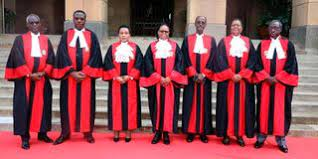
#> input picture download.jpg, 318 x 159 px, found by its file name
$ jupyter execute --allow-errors Untitled16.ipynb
#> lines starting #> are read from the running program, lines starting #| are printed output that depends on the picture
[cell 1]
# importing necessary libraries
import img2pdf
from PIL import Image
import os
import cv2

#CONVERT IMAGES FROM COLORED TO GRAYSCALE
#grayscale simplifies the algorithm and reduces computational requirements
image_cv2 = cv2.imread('C:/Users/ENGINEER/Desktop/supreme/download.jpg')
#> image_cv2 is the input picture: shape (159, 318, 3); mean B, G, R 81.9, 74, 140.7
gray_cv2 = cv2.cvtColor(image_cv2, cv2.COLOR_BGR2GRAY)
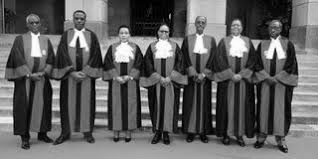
#> gray_cv2: shape (159, 318); min 0, max 255, mean 94.8

cv2.imwrite('C:/Users/ENGINEER/Desktop/supreme/grayscale.jpg', gray_cv2)

cv2.imshow('Original image',image_cv2)
cv2.imshow('Gray image', gray_cv2)

# storing image path
img_path = "C:/Users/ENGINEER/Desktop/supreme/grayscale.jpg"
# storing pdf path
pdf_path = "C:/Users/ENGINEER/Desktop/supreme/download.pdf"

# opening image
image = Image.open(img_path)

# converting into chunks using img2pdf
#> (the rest of this cell did not finish here and is left out)
